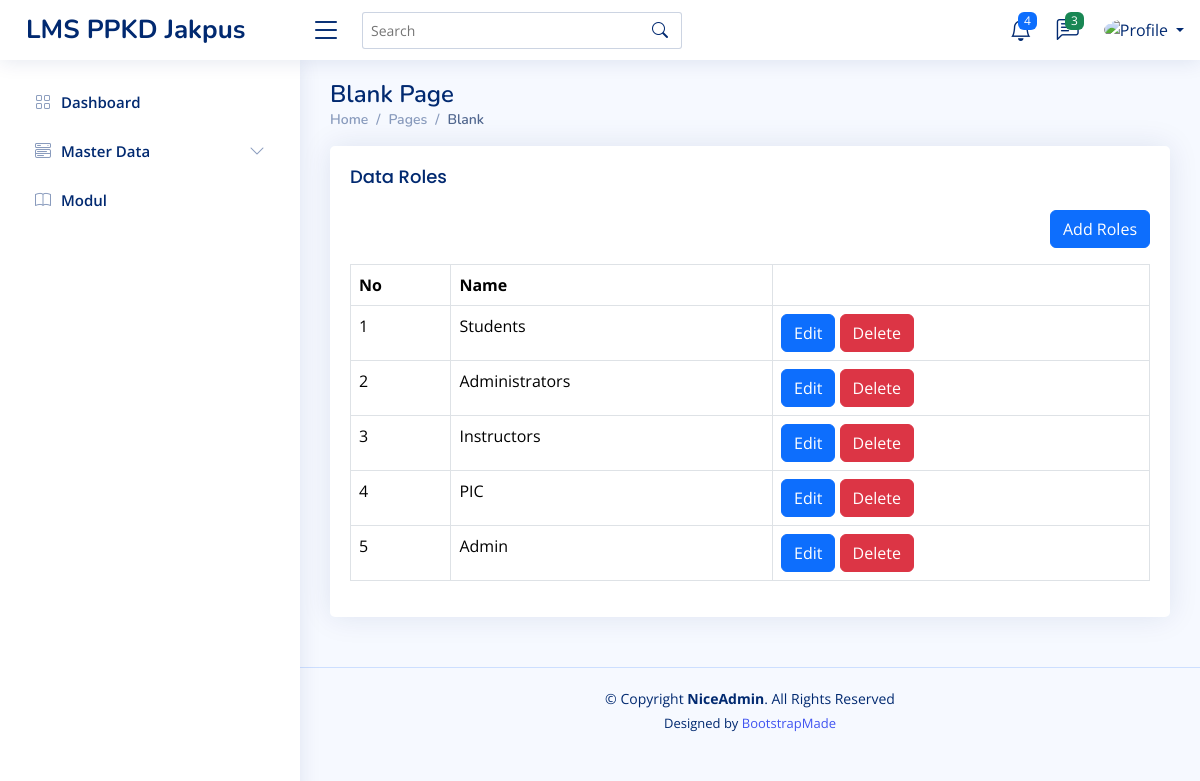
The app's page /home.php?page=roles with its own data.
### tables this page shows
CREATE TABLE `menus` (
  `id` int(11) NOT NULL,
  `parent_id` int(5) DEFAULT NULL,
  `name` varchar(50) NOT NULL,
  `icon` varchar(50) NOT NULL,
  `url` varchar(50) DEFAULT NULL,
  `urutan` int(11) DEFAULT NULL,
  `created_at` timestamp NOT NULL DEFAULT current_timestamp(),
  `updated_at` timestamp NULL DEFAULT NULL ON UPDATE current_timestamp()
);

CREATE TABLE `roles` (
  `id` int(11) NOT NULL,
  `name` varchar(30) NOT NULL,
  `created_at` timestamp NOT NULL DEFAULT current_timestamp(),
  `updated_at` timestamp NULL DEFAULT NULL ON UPDATE current_timestamp()
);

### content/roles.php (the view)
<?php
  $query = mysqli_query($config, "SELECT * FROM roles ORDER BY id DESC");
  $rows = mysqli_fetch_all($query, MYSQLI_ASSOC);
?>
<div class="row">
    <div class="col-12">
      <div class="card">
        <div class="card-body">
          <h5 class="card-title">Data Roles</h5>
          <div class="mb-3" align="right">
            <a href="?page=tambah-roles" class="btn btn-primary">Add Roles</a>
          </div>
          <div class="table-responsive">
            <table class="table table-bordered">
              <thead>
                <tr>
                  <th>No</th>
                  <th>Name</th>
                  <th></th>
                </tr>
              </thead>
              <tbody>
                <?php
                      foreach($rows as $index => $row): ?>
                <tr>
                  <td><?php echo $index += 1;  ?></td>
                  <td><?php echo $row['name']?></td>
                  <td>
                        <a href="?page=tambah-roles&edit=<?php echo $row['id'] ?>" class="btn btn-primary">Edit</a>
                        <a onclick="return confirm('Are u Sure wanna delete this?')" href="?page=tambah-roles&delete=<?php echo $row['id'] ?>" class="btn btn-danger">Delete</a>
                  </td>
                </tr>
                 <?php endforeach ?>
              </tbody>
            </table>
          </div>
        </div>
      </div>
    </div>
</div>

### inc/sidebar.php (shortened to what this page needs)
<?php
    $queryMainMenu = mysqli_query($config, "SELECT * FROM menus WHERE parent_id = 0 OR parent_id=''");
    $rowMainMenu = mysqli_fetch_all($queryMainMenu, MYSQLI_ASSOC);
?>
<aside id="sidebar" class="sidebar">
    <ul class="sidebar-nav" id="sidebar-nav">
      <?php foreach ($rowMainMenu as $mainMenu): ?>
        <?php
            $id_menu = $mainMenu['id'];
            $querySubMenu = mysqli_query($config, "SELECT * FROM menus WHERE parent_id='$id_menu' ORDER BY urutan ASC")
          ?>
        <?php if(mysqli_num_rows($querySubMenu) > 0): ?>
      <li class="nav-item">
        <a class="nav-link collapsed" data-bs-target="#menu-<?php echo $mainMenu['id']?>" data-bs-toggle="collapse" href="#">
          <i class="<?php echo $mainMenu['icon']?>"></i><span><?php echo $mainMenu['name']?></span><i class="bi bi-chevron-down ms-auto"></i>
        </a>
      </li>
      <?php elseif(!empty($mainMenu['url'])): ?>
          <li class="nav-item">
        <a class="nav-link collapsed" href="<?php echo $mainMenu['url'] ?>">
          <i class="<?php echo $mainMenu['icon'] ?>"></i>
          <span><?php echo $mainMenu['name'] ?></span>
        </a>
      </li>
        <?php endif ?>
      <?php endforeach ?>
    </ul>
  </aside>

### assets/css/style.css (style rules this page uses)
:root { scroll-behavior: smooth; }
body { font-family: "Open Sans", sans-serif; background: #f6f9ff; color: #444444; }
a { color: #4154f1; text-decoration: none; }
h1, h2, h3, h4, h5, h6 { font-family: "Nunito", sans-serif; }
.card { margin-bottom: 30px; border: none; border-radius: 5px; box-shadow: 0px 0 30px rgba(1, 41, 112, 0.1); }
.card-title { padding: 20px 0 15px 0; font-size: 18px; font-weight: 500; color: #012970; font-family: "Poppins", sans-serif; }
.card-body { padding: 0 20px 20px 20px; }
.sidebar { position: fixed; top: 60px; left: 0; bottom: 0; width: 300px; z-index: 996; transition: all 0.3s; padding: 20px; overflow-y: auto; scrollbar-width: thin; scrollbar-color: #aab7cf transparent; box-shadow: 0px 0px 20px rgba(1, 41, 112, 0.1); background-color: #fff; }
.sidebar-nav { padding: 0; margin: 0; list-style: none; }
.sidebar-nav li { padding: 0; margin: 0; list-style: none; }
.sidebar-nav .nav-item { margin-bottom: 5px; }
.sidebar-nav .nav-link { display: flex; align-items: center; font-size: 15px; font-weight: 600; color: #4154f1; transition: 0.3; background: #f6f9ff; padding: 10px 15px; border-radius: 4px; }
.sidebar-nav .nav-link i { font-size: 16px; margin-right: 10px; color: #4154f1; }
.sidebar-nav .nav-link.collapsed { color: #012970; background: #fff; }
.sidebar-nav .nav-link.collapsed i { color: #899bbd; }
.sidebar-nav .nav-link .bi-chevron-down { margin-right: 0; transition: transform 0.2s ease-in-out; }

### records on screen
menus: name "Dashboard"
menus: name "Master Data"
menus: name "Modul"
roles: index "1", name "Students"
roles: index "2", name "Administrators"
roles: index "3", name "Instructors"
roles: index "4", name "PIC"
roles: index "5", name "Admin"
